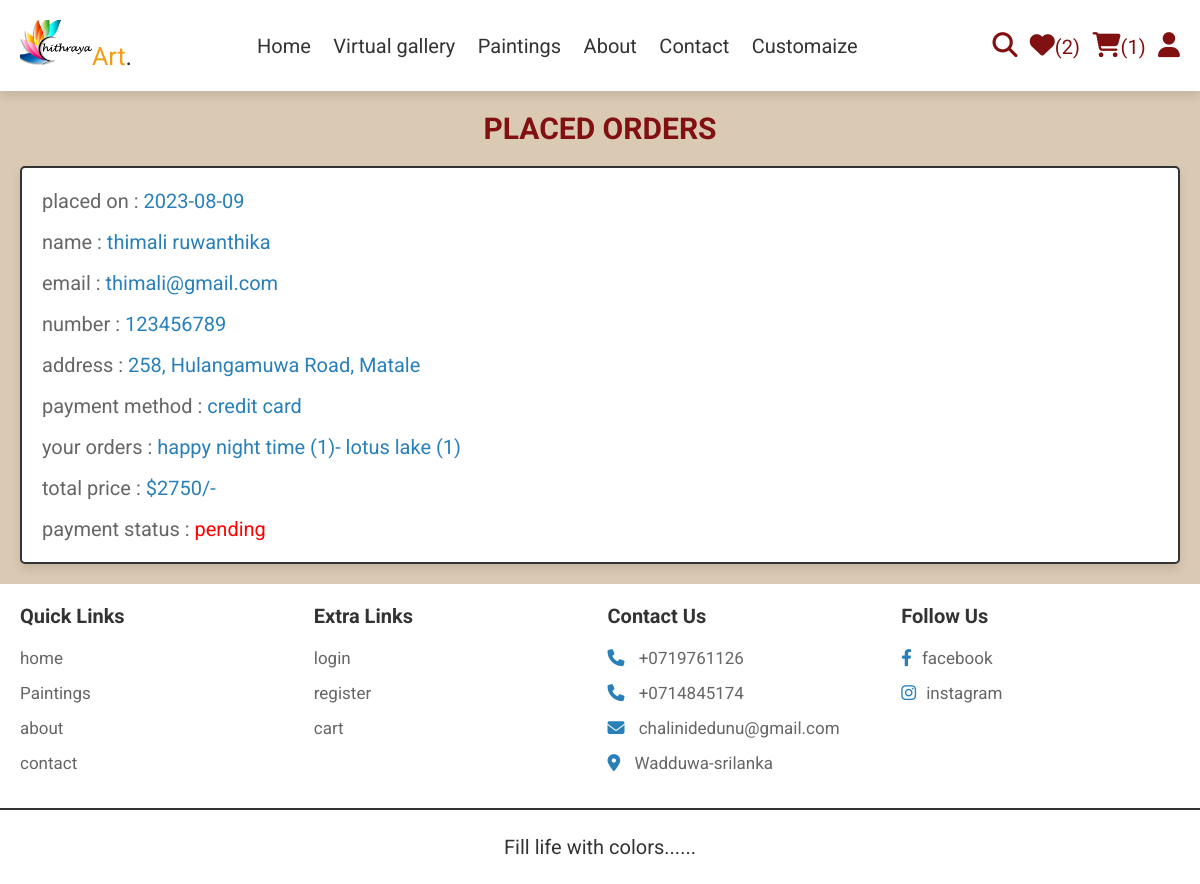
Screenshot of /orders.php (signed in) with the database file from the repository.
### tables this page shows
CREATE TABLE IF NOT EXISTS `orders` (
  `id` int(100) NOT NULL AUTO_INCREMENT,
  `user_id` int(100) NOT NULL,
  `name` varchar(20) NOT NULL,
  `number` varchar(10) NOT NULL,
  `email` varchar(50) NOT NULL,
  `method` varchar(50) NOT NULL,
  `address` varchar(500) NOT NULL,
  `total_products` varchar(1000) NOT NULL,
  `total_price` int(100) NOT NULL,
  `placed_on` date NOT NULL,
  `payment_status` varchar(20) NOT NULL,
  PRIMARY KEY (`id`)
);

### orders.php (the view, shortened to what this page needs)
<?php
include 'components/connect.php';
if(isset($_SESSION['user_id'])){
   $user_id = $_SESSION['user_id'];
}else{
   $user_id = '';
};
?>
<!DOCTYPE html>
<html lang="en">
<head>
   <link rel="stylesheet" href="https://cdnjs.cloudflare.com/ajax/libs/font-awesome/6.1.1/css/all.min.css">
   <link rel="stylesheet" href="css/styles.css">
</head>
<body>
<?php include 'components/user_header.php'; ?>
<section class="orders">
   <h1 class="heading">placed orders</h1>
   <div class="box-container">
   <?php
      if($user_id == ''){
         echo '<p class="empty">please login to see your orders</p>';
      }else{
         $select_orders = $conn->prepare("SELECT * FROM `orders` WHERE user_id = ?");
         $select_orders->execute([$user_id]);
         if($select_orders->rowCount() > 0){
            while($fetch_orders = $select_orders->fetch(PDO::FETCH_ASSOC)){
   ?>
   <div class="box">
      <p>placed on : <span><?= $fetch_orders['placed_on']; ?></span></p>
      <p>name : <span><?= $fetch_orders['name']; ?></span></p>
      <p>email : <span><?= $fetch_orders['email']; ?></span></p>
      <p>number : <span><?= $fetch_orders['number']; ?></span></p>
      <p>address : <span><?= $fetch_orders['address']; ?></span></p>
      <p>payment method : <span><?= $fetch_orders['method']; ?></span></p>
      <p>your orders : <span><?= $fetch_orders['total_products']; ?></span></p>
      <p>total price : <span>$<?= $fetch_orders['total_price']; ?>/-</span></p>
      <p> payment status : <span style="color:<?php if($fetch_orders['payment_status'] == 'pending'){ echo 'red'; }else{ echo 'green'; }; ?>"><?= $fetch_orders['payment_status']; ?></span> </p>
   </div>
   <?php
      }
      }else{
         echo '<p class="empty">no orders placed yet!</p>';
      }
      }
   ?>
   </div>
</section>
<?php include 'components/footer.php'; ?>
</body>
</html>

### css/styles.css (style rules this page uses)
:root { --main-color:#2980b9; --orange:#f39c12; --red:#e74c3c; --danger:#811011; --salmon:#FA8072; --dark-pink:#DF7373; --bisque1: #FFFFF0; --dark-red:#AA4A44; --brown:#B87333; --burlywood:#dac9b3; --wheat: #F5DEB3; --black:#333; --white:#fff; --light-color:#666; --light-bg:#eee; --border:.2rem solid var(--black); --box-shadow:0 .5rem 1rem rgba(0,0,0,.1); }
* { font-family: 'Roboto', sans-serif; margin:0; padding:0; box-sizing: border-box; outline: none; border:none; text-decoration: none; }
html { font-size: 62.5%; overflow-x: hidden; }
body { background-color: var(--burlywood); }
section { padding:2rem; max-width: 1200px; margin:0 auto; }
.heading { font-size: 3rem; color:var(--danger); margin-bottom: 2rem; text-align: center; text-transform: uppercase; }
h1 { font-size: 20px; }
.orders .box-container { display: flex; flex-wrap: wrap; gap:1.5rem; align-items: flex-start; }
.orders .box-container .box { padding:1rem 2rem; flex:1 1 40rem; border:var(--border); background-color: var(--white); box-shadow: var(--box-shadow); border-radius: .5rem; }
.orders .box-container .box p { margin:.5rem 0; line-height: 1.8; font-size: 2rem; color:var(--light-color); }
.orders .box-container .box p span { color:var(--main-color); }

### rows the page displays
orders: placed_on "2023-08-09", name "thimali ruwanthika", email "thimali@gmail.com", number "123456789", address "258, Hulangamuwa Road, Matale", method "credit card", total_products "happy night time (1)- lotus lake (1)", total_price "2750", payment_status "pending"

### other values shown
$total_wishlist_counts "2"
$total_cart_counts "1"
